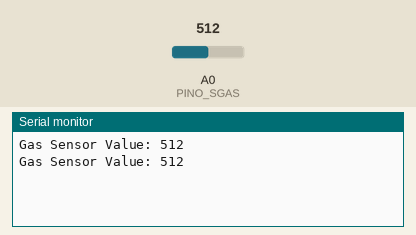
Recording of a sketch running on a simulated Arduino Uno, built with avr-gcc and run on an emulated ATmega328P. On the bench: the last lines printed to the serial monitor. The inputs (shaded band) are chosen by the test bench; at power-on: A0 (PINO_SGAS) = 512.

Above: at 1.8 s.
1.9 s: A0 (PINO_SGAS) set to 716
At 2.8 s:
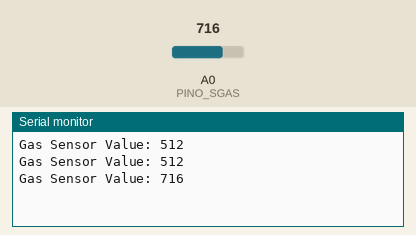
3.4 s: A0 (PINO_SGAS) set to 900
At 4.8 s:
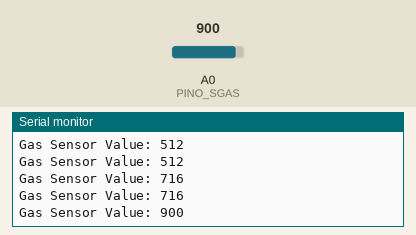
Timing chart, 0 to 6.4 s (numbered marks = the images above; inputs shaded):
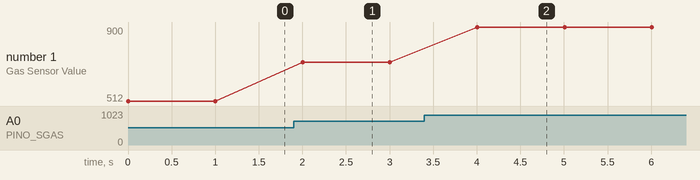

Measured:
- after the input at 1.9 s, the serial monitor: prints a new line after 0.10 s (image 1)
- after the input at 3.4 s, the serial monitor: prints a new line after 0.61 s (image 2)
- plotted number 1: 512 → 716 after the input at 1.9 s, 716 → 900 after the input at 3.4 s

The sketch:

bluetooth_gasSensor.ino
```cpp
#include <SoftwareSerial.h>

SoftwareSerial BTSerial(10, 11); // (Rx, Tx)
int const PINO_SGAS = A0;

void setup() {
  Serial.begin(9600);
  BTSerial.begin(9600);

}

void loop() {
  int val = analogRead(PINO_SGAS);
  Serial.print("Gas Sensor Value: ");
  Serial.println(val, DEC);
  delay(1000);

  if (val >= 300) {
    BTSerial.write("1");
  } else {
    BTSerial.write("0");
  }

}
```
